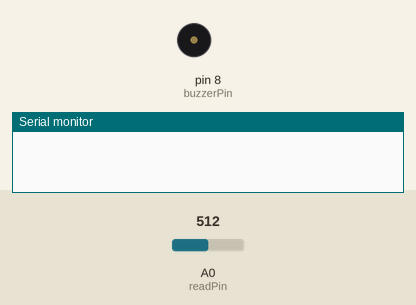
Simulated run of this sketch. Board: Arduino Uno, built with avr-gcc and run on an emulated ATmega328P. Parts: buzzer (waves = sounding, pin HIGH), the last lines printed to the serial monitor. The inputs (shaded band) are chosen by the test bench; at power-on: A0 (readPin) = 512.

Above: at 1.3 s.
1.4 s: A0 (readPin) set to 987
2.9 s: A0 (readPin) set to 1017
At 4.1 s:
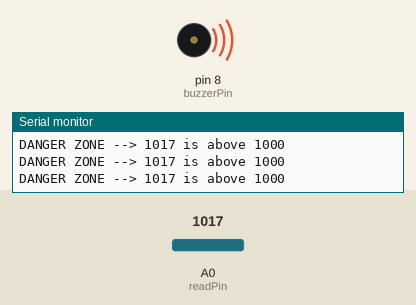
4.5 s: A0 (readPin) set to 990
At 5.3 s:
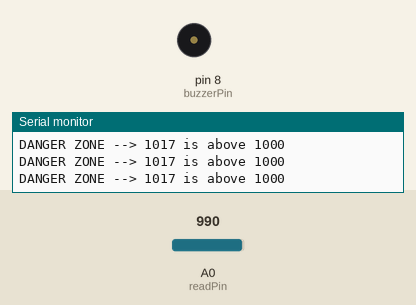
6.0 s: A0 (readPin) set to 1010
At 6.5 s:
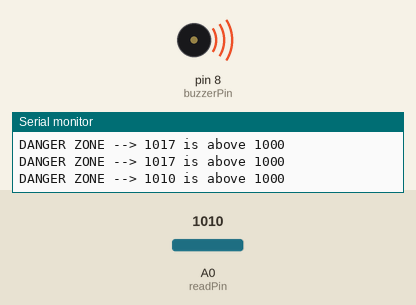
Timing chart, 0 to 8.5 s (numbered marks = the images above; inputs shaded):
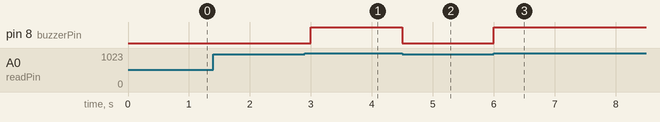

The sketch:

22_buzzer_with_potentiometer.ino
```cpp
int readPin = A0;
int buzzerPin = 8;
int readValue;
int limitValue = 1000;

void setup() {
  pinMode(readPin, INPUT);
  pinMode(buzzerPin, OUTPUT);
  Serial.begin(9600);
}

void loop() {
  readValue = analogRead(readPin);
  if(readValue > limitValue){
    Serial.print("DANGER ZONE --> ");
    Serial.print(readValue);
    Serial.print(" is above ");
    Serial.println(limitValue);
    digitalWrite(buzzerPin, HIGH);
  } else {
    digitalWrite(buzzerPin, LOW);
  }
  delay(500);
}
```

Measured:
- the behaviour switches between 1000 and 1001 on A0 (readPin) (found by bisection; images 0 and 1)
- after the input at 1.4 s, every drawn part: stays the same
- after the input at 2.9 s, pin 8 (buzzerPin): LOW → HIGH after 0.10 s
- after the input at 4.5 s, pin 8 (buzzerPin): HIGH → LOW at once
- after the input at 6.0 s, pin 8 (buzzerPin): LOW → HIGH at once
